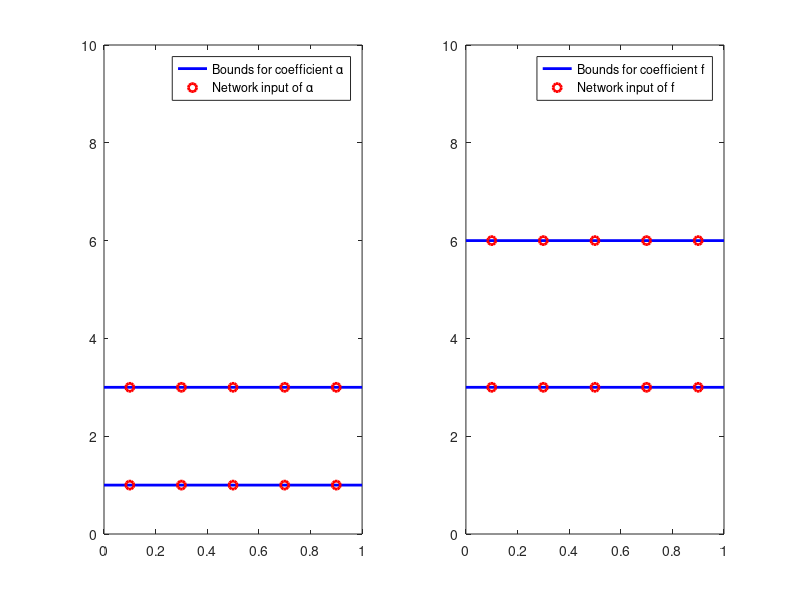

This chart was generated by the following MATLAB code:
%% Plotting for conference

x1 = [0,1];
x2 = 0.1:0.2:1;

a = [1,1;3,3];
a_mean = [2,2];
f_mean = [4.5,4.5];
f = [3,3;6,6];

n1 = [1,1,1,1,1];
n2 = [3,3,3,3,3];
n3 = [6,6,6,6,6];

subplot(1,2,1);
h(1) = plot(x1,a(1,:),'b','LineWidth',2);
hold on
h(2) = plot(x1,a(2,:),'b','LineWidth',2);
ylim([0,10]);
h(3) = plot(x2,n1,'ro','LineWidth',2);
h(4) = plot(x2,n2,'ro','LineWidth',2);
%h(5) = plot(x1,a_mean,'g','LineWidth',2);
legend(h([1,3]),{'Bounds for coefficient \alpha','Network input of \alpha'})


subplot(1,2,2);
h(1) = plot(x1,f(1,:),'b','LineWidth',2);
hold on
h(2) = plot(x1,f(2,:),'b','LineWidth',2);
ylim([0,10]);
h(3) = plot(x2,n2,'ro','LineWidth',2);
h(4) = plot(x2,n3,'ro','LineWidth',2);
%h(5) = plot(x1,f_mean,'g','LineWidth',2);
legend(h([1,3]),{'Bounds for coefficient f','Network input of f'});